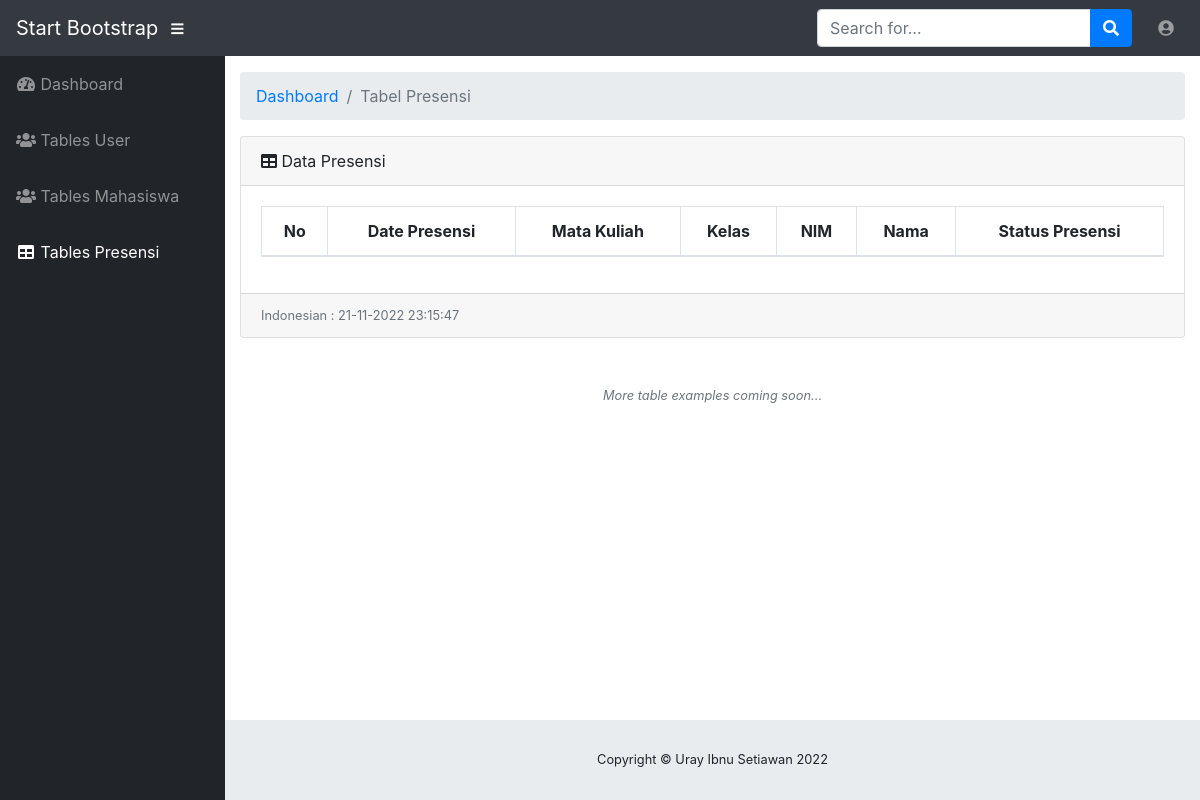
The app's page /admin/tables_presensi.php (signed in), older data.
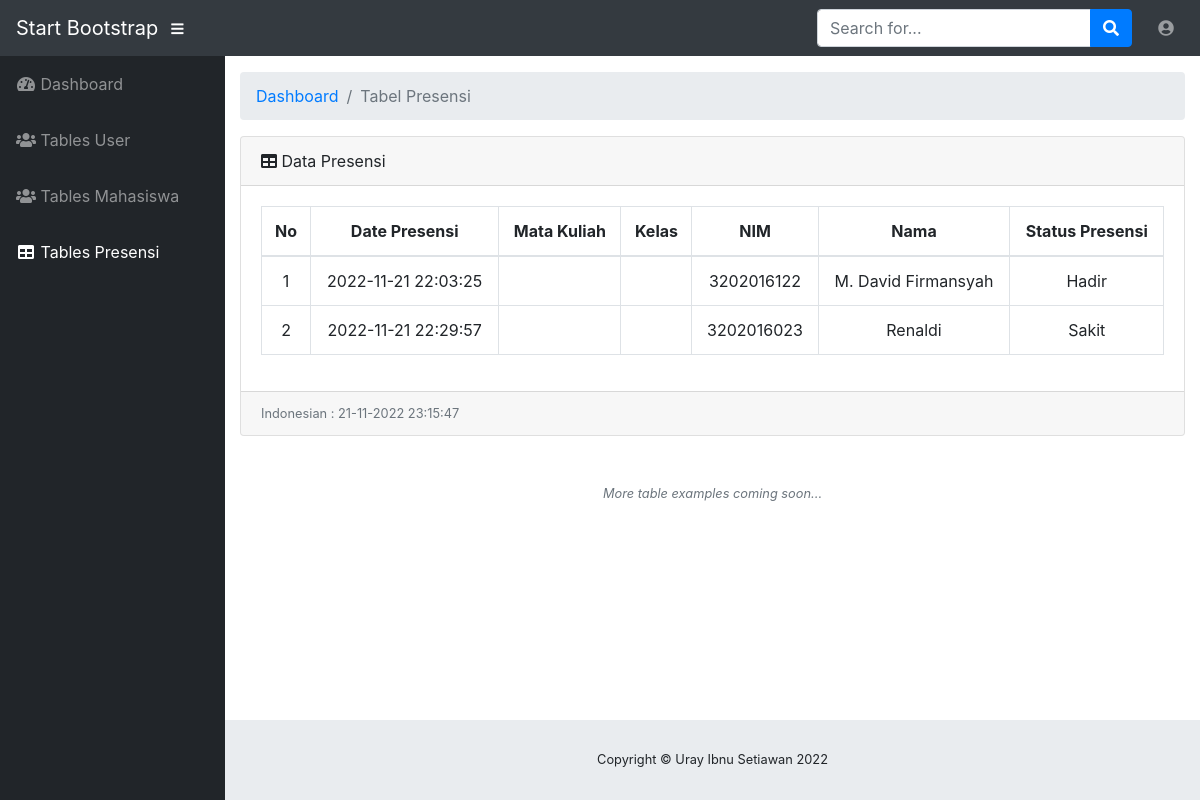
The same page, newer data.
### tables this page shows
CREATE TABLE `presensi` (
  `id_presensi` int(11) NOT NULL,
  `tgl_presensi` datetime NOT NULL,
  `makul` varchar(50) NOT NULL,
  `kelas` char(2) NOT NULL,
  `nim` char(10) NOT NULL,
  `nama` varchar(50) NOT NULL,
  `status_presensi` varchar(10) NOT NULL
);

### conf/controller.php (called while the page is built, shortened)
<?php
function select($query) {
  global $conn;
  $result = mysqli_query($conn, $query);
  $rows = [];
  while ($row = mysqli_fetch_assoc($result)) {
    $rows[] = $row;
  }
  return $rows;
}

### admin/tables_presensi.php (the view, shortened to what this page needs)
<?php
include'layout/header.php';
$data_presensi = select("SELECT * FROM presensi");
?>
    <ul class="navbar-nav ml-auto ml-md-0">
      <li class="nav-item dropdown no-arrow">
        <a class="nav-link dropdown-toggle" href="#" id="userDropdown" role="button" data-toggle="dropdown" aria-haspopup="true" aria-expanded="false">
         <i class="fas fa-user-circle fa-fw"></i>
        </a>
      </li>
    </ul>
  </nav>
  <div id="wrapper">
    <ul class="sidebar navbar-nav">
      <li class="nav-item ">
              <a class="nav-link" href="index.php">
                  <i class="fas fa-fw fa-tachometer-alt"></i>
                  <span>Dashboard</span>
              </a>
      </li>
      <?php if ($_SESSION['role'] == 'Admin') : ?>
        <li class="nav-item ">
          <a class="nav-link" href="tables_user.php">
              <i class="fas fa-users"></i>
              <span>Tables User</span>
          </a>
        </li>
      <?php endif; ?>
      <li class="nav-item ">
        <a class="nav-link" href="tables_mahasiswa.php">
          <i class="fas fa-users"></i>
          <span>Tables Mahasiswa</span></a>
      </li>
      <li class="nav-item active">
        <a class="nav-link" href="tables_presensi.php">
          <i class="fas fa-fw fa-table"></i>
          <span>Tables Presensi</span></a>
      </li>
    </ul>
    <div id="content-wrapper">
      <div class="container-fluid">
        <ol class="breadcrumb">
          <li class="breadcrumb-item">
            <a href="#">Dashboard</a>
          </li>
          <li class="breadcrumb-item active">Tabel Presensi</li>
        </ol>
        <div class="card mb-3">
          <div class="card-header">
            <i class="fas fa-table"></i>
            Data Presensi</div>
          <div class="card-body">
            <div class="table-responsive">
              <table class="table table-bordered" id="dataTable" width="100%" cellspacing="0">
                <thead>
                  <tr class="text-center">
                    <th>No</th>
                    <th>Date Presensi</th>
                    <th>Mata Kuliah</th>
                    <th>Kelas</th>
                    <th>NIM</th>
                    <th>Nama</th>
                    <th>Status Presensi</th>
                  </tr>
                </thead>
                <tbody>
                  <?php $no = 1;?>
                  <?php foreach ($data_presensi as $presensi) : ?>
                  <tr class="text-center">
                      <td><?= $no++; ?></td>
                      <td><?= $presensi['tgl_presensi'];?></td>
                      <td><?= $presensi['makul']?></td>
                      <td><?= $presensi['kelas'];?></td>
                      <td><?= $presensi['nim']?></td>
                      <td><?= $presensi['nama']?></td>
                      <td><?= $presensi['status_presensi']?></td>
                  </tr>
                  <?php endforeach; ?>
                </tbody>
              </table>
            </div>
          </div>
          <div class="card-footer small text-muted"> <?php date_default_timezone_set('Asia/Jakarta');
            echo 'Indonesian : ' . date('d-m-Y H:i:s'); ?></div>
        </div>
        <p class="small text-center text-muted my-5">
          <em>More table examples coming soon...</em>
        </p>
      </div>
      <footer class="sticky-footer">
        <div class="container my-auto">
          <div class="copyright text-center my-auto">
            <span>Copyright &copy; Uray Ibnu Setiawan <?= date('Y') ?></span>
          </div>
        </div>
      </footer>
    </div>
  </div>
<?php include'layout/footer.php'; ?>

### admin/layout/header.php (shortened to what this page needs)
<!DOCTYPE html>
<html lang="en">
<head>
    <link href="vendor/fontawesome-free/css/all.min.css" rel="stylesheet" type="text/css">
    <link href="vendor/datatables/dataTables.bootstrap4.css" rel="stylesheet">
    <link href="css/sb-admin.css" rel="stylesheet">
</head>
<body id="page-top">
    <nav class="navbar navbar-expand navbar-dark bg-dark static-top">
        <a class="navbar-brand mr-1" href="index.html">Start Bootstrap</a>
        <button class="btn btn-link btn-sm text-white order-1 order-sm-0" id="sidebarToggle" href="#">
      <i class="fas fa-bars"></i>
    </button>
        <form class="d-none d-md-inline-block form-inline ml-auto mr-0 mr-md-3 my-2 my-md-0">
            <div class="input-group">
                <input type="text" class="form-control" placeholder="Search for..." aria-label="Search" aria-describedby="basic-addon2">
                <div class="input-group-append">
                    <button class="btn btn-primary" type="button">
            <i class="fas fa-search"></i>
          </button>
                </div>
            </div>
        </form>

### admin/layout/footer.php (shortened to what this page needs)
</body>
</html>

Row changes from the older to the newer data that the page shows:
added presensi: tgl_presensi "2022-11-21 22:03:25", nim "3202016122", nama "M. David Firmansyah", status_presensi "Hadir"
added presensi: tgl_presensi "2022-11-21 22:29:57", nim "3202016023", nama "Renaldi", status_presensi "Sakit"
